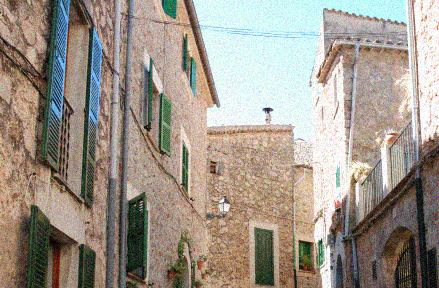
%> input picture IntegralImagingDenoising/images/debug/alleyNoisy_sigma20.png, 439 x 288 px
$ octave basicSection.m   (GNU Octave 9; MATLAB toolbox functions it lacks are replaced by stand-ins)
%> lines starting %> are read from the running program, lines starting %| are printed output that depends on the picture; long printed decimals are rounded
### IntegralImagingDenoising/computeIntegralImage.m
function [ii] = computeIntegralImage(image)

%REPLACE THIS
ii = cumsum(cumsum(image),2);

end

### IntegralImagingDenoising/templateMatchingNaive.m
function [offsetsRows, offsetsCols, distances] = templateMatchingNaive(img,row, col,...
    patchSize, searchWindowSize)
% This function should for each possible offset in the search window
% centred at the current row and col, save a value for the offsets and
% patch distances, e.g. for the offset (-1,-1)
% offsetsRows(1) = -1;
% offsetsCols(1) = -1;
% distances(1) = 0.125;

% The distance is simply the SSD over patches of size patchSize between the
% 'template' patch centred at row and col and a patch shifted by the
% current offset

%REPLACE THIS
%Eg  swSize=11, swR=5 so for patch centred at (row,col) patch range is
%(row-swR:row+swR,col-swR:col+swR)
swSize=searchWindowSize;
swR = (swSize-1)/2;
paddedImg = padarray(img,[swR swR],0,'both');
pR = (patchSize-1)/2;
index=0;
offsetsRows = zeros(swSize^2-1,1);
offsetsCols = zeros(swSize^2-1,1);
distances =   zeros(swSize^2-1,1);

patch = paddedImg(row+swR-pR:row+swR+pR,col+swR-pR:col+swR+pR);
tic
for offY=-swR:swR
    for offX = -swR:swR
        if(offX ==0 && offY ==0)
            %% Dont calculate SSD for this case
        else
            index=index+1;
            offsetsRows(index)=offY;
            offsetsCols(index)=offX;
            offPatch = paddedImg(row+offY+swR-pR:row+offY+swR+pR,col+offX+swR-pR:col+offX+swR+pR);
            distances(index) = sum(sum((patch-offPatch).^2));
        end
    end
end
toc
end

### IntegralImagingDenoising/templateMatchingIntegralImage.m
function [offsetsRows, offsetsCols, distances] = templateMatchingIntegralImage(img,row,...
    col,patchSize, searchWindowSize)
% This function should for each possible offset in the search window
% centred at the current row and col, save a value for the offsets and
% patch distances, e.g. for the offset (-1,-1)
% offsetsX(1) = -1;
% offsetsY(1) = -1;
% distances(1) = 0.125;

% The distance is simply the SSD over patches of size patchSize between the
% 'template' patch centred at row and col and a patch shifted by the
% current offset

% This time, use the integral image method!
% NOTE: Use the 'computeIntegralImage' function developed earlier to
% calculate your integral images
% NOTE: Use the 'evaluateIntegralImage' function to calculate patch sums

%REPLACE THIS
swSize=searchWindowSize;
swR = (swSize-1)/2;
paddedImg = padarray(img,[swR swR],0,'both');
pWR = (patchSize-1)/2;
index=0;
offsetsRows = zeros(swSize^2-1,1);
offsetsCols = zeros(swSize^2-1,1);
distances =   zeros(swSize^2-1,1);
i=1:size(img,1);
j=1:size(img,2);

tic
for offY=-swR:swR
    for offX = -swR:swR
        if(offX ==0 && offY ==0)
            %% Dont calculate SSD for this case
        else
            index=index+1;
            offsetsRows(index)=offY;
            offsetsCols(index)=offX;
            offImg(i,j) = paddedImg(i+swR+offY,j+swR+offX);
            imSq= (img-offImg).^2;
            intImg=cumsum(cumsum(imSq),2);
            padInt = padarray(intImg,[1 1],0);
            I1=padInt(col+1-pWR-1,row+1-pWR-1);
            I2=padInt(col+1+pWR,row+1-pWR-1);
            I3=padInt(col+1-pWR-1,row+1+pWR);
            I4=padInt(col+1+pWR,row+1+pWR);

            distances(index) = I4-I2-I3+I1;
        end
    end
end
toc
end

### IntegralImagingDenoising/basicSection.m
%% Some parameters to set - make sure that your code works at image borders!

% Row and column of the pixel for which we wish to find all similar patches
% NOTE: For this section, we pick only one patch
close all;
row = 10;
col = 10;

% Patchsize - make sure your code works for different values
patchSize = 3;

% Search window size - make sure your code works for different values
searchWindowSize =5;


% Load Image
% image = zeros(100, 100);
image = rgb2gray(double(imread('images/debug/alleyNoisy_sigma20.png')));
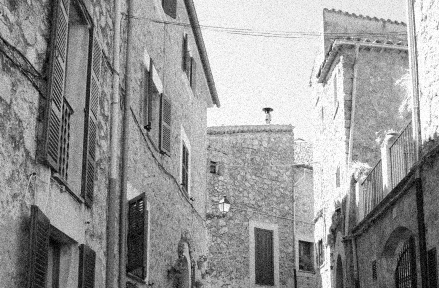
%> image: size 288x439 double; min 0, max 255, mean 150.6

% Compute Integral Image
image_ii = computeIntegralImage(image);
%> in computeIntegralImage, `ii = cumsum(cumsum(image),2);`:
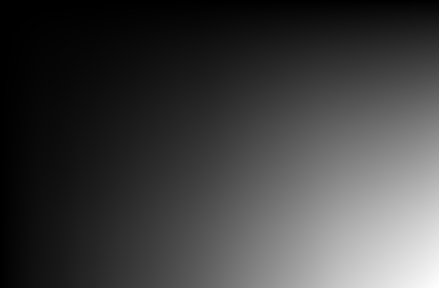
%> ii: size 288x439 double; min 182.2, max 19036231.3, mean 4812858.6; drawn with min black and max white

% Display the normalised Integral Image
% NOTE: This is for display only, not for template matching yet!
figure('name', 'Normalised Integral Image');


% Template matching for naive SSD (i.e. just loop and sum)
[offsetsRows_naive, offsetsCols_naive, distances_naive] = templateMatchingNaive(image,row, col,...
    patchSize, searchWindowSize);
%> in templateMatchingNaive, `paddedImg = padarray(img,[swR swR],0,'both');`:
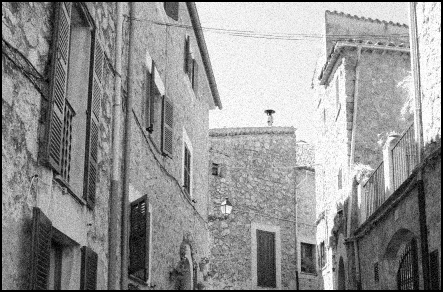
%> paddedImg: size 292x443 double; min 0, max 255, mean 147.2
%> in templateMatchingNaive, `patch = paddedImg(row+swR-pR:row+swR+pR,col+swR-pR:col+swR+pR);`: patch = [106.5 120.6 101.5; 155.3 107.5 104.9; 195.4 119.2 92.94]
%> after the loop in templateMatchingNaive, `for offY=-swR:swR`: distances = 24 values, max 46226.9 at index 20, min 2317.2 at index 7, mean 17262.6; index = 24; offPatch = [92.94 89.01 88.59; 82.69 91.6 148.1; 140 127.1 139.1]; offsetsCols = 24 values, max 2 at index 5, min -2 at index 1, mean 0; offsetsRows = 24 values from -2 to 2
%> offsetsRows_naive = 24 values from -2 to 2; offsetsCols_naive has the same summary as offsetsCols in templateMatchingNaive; distances_naive has the same summary as distances in templateMatchingNaive

% Template matching using integral images
[offsetsRows_ii, offsetsCols_ii, distances_ii] = templateMatchingIntegralImage(image,row, col,...
    patchSize, searchWindowSize);
%> after the loop in templateMatchingIntegralImage, `for offY=-swR:swR`:
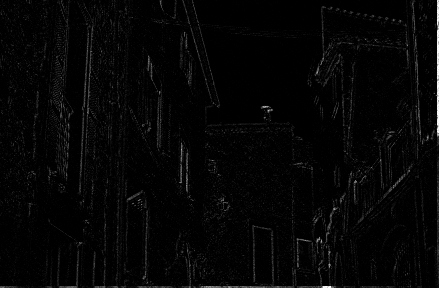
%> imSq: size 288x439 double; min 0, max 65025, mean 1504.9; drawn with min black and max white
%> after the loop in templateMatchingIntegralImage, `for offY=-swR:swR`:
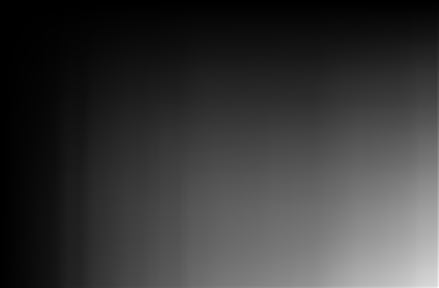
%> intImg: size 288x439 double; min 86.55, max 190272566.1, mean 42223144.3; drawn with min black and max white
%> after the loop in templateMatchingIntegralImage, `for offY=-swR:swR`:
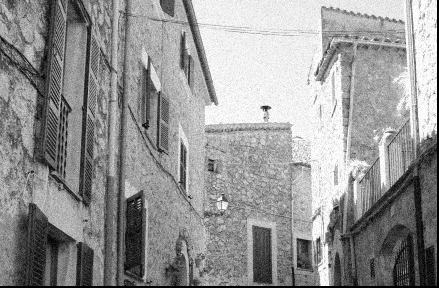
%> offImg: size 288x439 double; min 0, max 255, mean 148.6
%> after the loop in templateMatchingIntegralImage, `for offY=-swR:swR`: I1 = 61729.8; I2 = 79144.4; I3 = 80485.2; I4 = 111913.7
%> offsetsRows_ii = 24 values from -2 to 2; offsetsCols_ii has the same summary as offsetsCols in templateMatchingNaive; distances_ii has the same summary as distances in templateMatchingNaive

%% Let's print the results--------------------------------------------

% The results for the naive and the integral image method should be
% the same!
for i=1:length(offsetsRows_naive)
    disp(['offset rows: ', num2str(offsetsRows_naive(i)), '; offset cols: ',...
        num2str(offsetsCols_naive(i)), '; Naive Distance = ', num2str(distances_naive(i),10),...
        '; Integral Im Distance = ', num2str(distances_ii(i),10)]);
end
%> this loop made 24 passes
%| offset rows: -2; offset cols: -2; Naive Distance = 6748.719; Integral Im Distance = 6748.719
%| offset rows: -2; offset cols: -1; Naive Distance = 5501.847; Integral Im Distance = 5501.847
%| offset rows: -2; offset cols: 0; Naive Distance = 9735.984; Integral Im Distance = 9735.984
%| offset rows: -2; offset cols: 1; Naive Distance = 9329.659; Integral Im Distance = 9329.659
%| offset rows: -2; offset cols: 2; Naive Distance = 17795.035; Integral Im Distance = 17795.035
%| offset rows: -1; offset cols: -2; Naive Distance = 21999.272; Integral Im Distance = 21999.272
%| offset rows: -1; offset cols: -1; Naive Distance = 2317.249; Integral Im Distance = 2317.249
%| offset rows: -1; offset cols: 0; Naive Distance = 5009.8488; Integral Im Distance = 5009.8488
%> (further printed lines are left out)

$ run again, with IntegralImagingDenoising/images/debug/townNoisy_sigma5.png copied over IntegralImagingDenoising/images/debug/alleyNoisy_sigma20.png
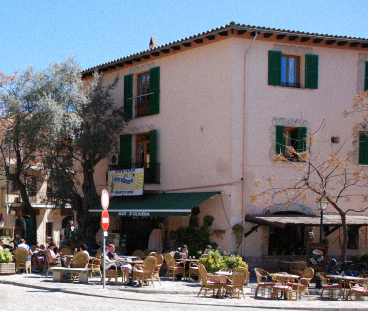
%> input picture IntegralImagingDenoising/images/debug/townNoisy_sigma5.png, 368 x 311 px
%> patch = [184.8 187.8 186.9; 189.8 193.4 184.8; 189.5 192.2 184.2]
%> after the loop in templateMatchingNaive, `for offY=-swR:swR`: distances = 24 values, max 286.2 at index 21, min 66.31 at index 1, mean 171.3; index = 24; offPatch = [184.2 191.9 189.5; 188 187.7 189.2; 190.1 191.8 193.5]; offsetsCols = 24 values, max 2 at index 5, min -2 at index 1, mean 0; offsetsRows = 24 values from -2 to 2
%> offsetsCols_naive has the same summary as offsetsCols in templateMatchingNaive; distances_naive has the same summary as distances in templateMatchingNaive
%> after the loop in templateMatchingIntegralImage, `for offY=-swR:swR`:
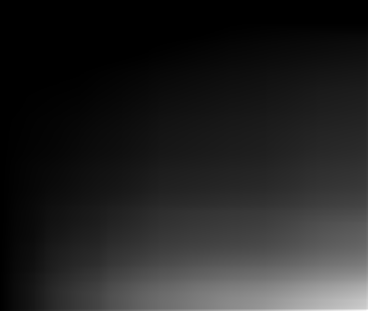
%> intImg: size 311x368 double; min 63.48, max 217748836.1, mean 30171365.6; drawn with min black and max white
%> after the loop in templateMatchingIntegralImage, `for offY=-swR:swR`:
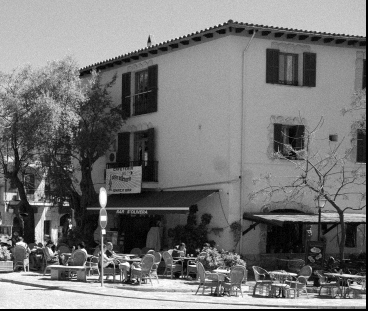
%> offImg: size 311x368 double; min 0, max 255, mean 118.3
%> after the loop in templateMatchingIntegralImage, `for offY=-swR:swR`: I1 = 1736.2; I2 = 2237.3; I3 = 2119.2; I4 = 2785.4
%> offsetsRows_ii = 24 values from -2 to 2; offsetsCols_ii has the same summary as offsetsCols in templateMatchingNaive; distances_ii has the same summary as distances in templateMatchingNaive
%> the loop `for i=1:length(offsetsRows_naive)` made 24 passes
%| offset rows: -2; offset cols: -2; Naive Distance = 66.312; Integral Im Distance = 66.312
%| offset rows: -2; offset cols: -1; Naive Distance = 236.850; Integral Im Distance = 236.850
%| offset rows: -2; offset cols: 0; Naive Distance = 175.923; Integral Im Distance = 175.923
%| offset rows: -2; offset cols: 1; Naive Distance = 176.949; Integral Im Distance = 176.949
%| offset rows: -2; offset cols: 2; Naive Distance = 132.205; Integral Im Distance = 132.205
%> (further printed lines are left out)
